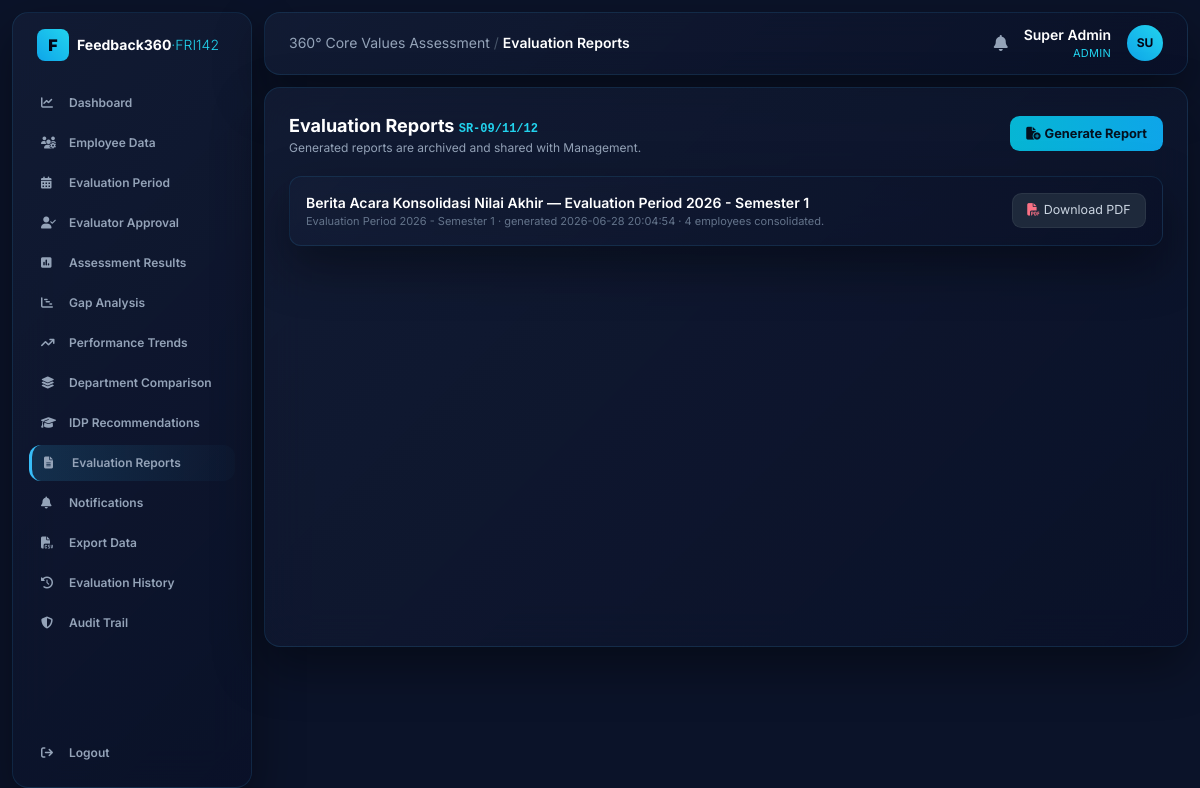
The app's page /reports (signed in) with its own data.
### tables this page shows
CREATE TABLE users (
    id INTEGER PRIMARY KEY AUTOINCREMENT,
    username TEXT UNIQUE NOT NULL,
    password_hash TEXT NOT NULL,
    display_name TEXT NOT NULL,
    role TEXT NOT NULL,                -- admin | hr | management | employee
    employee_id INTEGER REFERENCES employees(id)
);

CREATE TABLE reports (
    id INTEGER PRIMARY KEY AUTOINCREMENT,
    period_id INTEGER NOT NULL REFERENCES periods(id),
    title TEXT NOT NULL,
    summary TEXT,
    generated_at TEXT
);

CREATE TABLE periods (
    id INTEGER PRIMARY KEY AUTOINCREMENT,
    name TEXT NOT NULL,
    start_date TEXT,
    end_date TEXT,
    status TEXT NOT NULL DEFAULT 'draft'   -- draft | active | closed
);

### app.py (the view)
@app.route("/reports")
@require("admin", "hr", "management")
def reports():
    rows = g.db.execute(
        "SELECT rp.*, p.name AS period_name FROM reports rp "
        "JOIN periods p ON rp.period_id=p.id ORDER BY rp.id DESC").fetchall()
    return render_template("reports.html", rows=rows)

### app.py (called while the page is built)
@app.before_request
def load_user():
    g.db = get_db()
    g.user = None
    if "uid" in session:
        g.user = g.db.execute(
            "SELECT * FROM users WHERE id=?", (session["uid"],)
        ).fetchone()

def require(*roles):
    def deco(fn):
        @wraps(fn)
        def wrapper(*a, **kw):
            if not g.user:
                return redirect(url_for("login"))
            if roles and g.user["role"] not in roles:
                abort(403)
            return fn(*a, **kw)
        return wrapper
    return deco

@app.context_processor
def inject_globals():
    unread = 0
    if g.get("user"):
        unread = g.db.execute(
            "SELECT COUNT(*) c FROM notifications WHERE is_read=0 AND "
            "(target_role=? OR target_user_id=?)",
            (g.user["role"], g.user["id"]),
        ).fetchone()["c"]
    return dict(user=g.get("user"), VALUES=VALUES, VALUE_LABELS=VALUE_LABELS,
                TARGET=CORPORATE_TARGET, unread=unread)

### database.py (called while the page is built)
def get_db():
    conn = sqlite3.connect(DB_PATH)
    conn.row_factory = sqlite3.Row
    conn.execute("PRAGMA foreign_keys = ON")
    return conn

### templates/reports.html
{% extends "base.html" %}
{% block heading %}Evaluation Reports{% endblock %}
{% block body %}
<div class="flex items-center justify-between mb-5">
  <div><h2 class="text-lg font-bold text-white">Evaluation Reports <span class="text-xs text-cyan-400 font-mono">SR-09/11/12</span></h2>
    <p class="text-xs text-slate-400">Generated reports are archived and shared with Management.</p></div>
  {% if user['role'] in ['admin','hr'] %}
  <a href="{{ url_for('reports_generate') }}" class="btn"><i class="fa-solid fa-file-circle-plus mr-1"></i>Generate Report</a>{% endif %}
</div>
<div class="space-y-2">
{% for r in rows %}
  <div class="glossy rounded-xl p-4 flex items-center justify-between">
    <div>
      <div class="text-sm font-semibold text-white">{{ r['title'] }}</div>
      <div class="text-[11px] text-slate-500">{{ r['period_name'] }} · generated {{ r['generated_at'] }} · {{ r['summary'] }}</div>
    </div>
    <a href="{{ url_for('report_pdf',rid=r['id']) }}" target="_blank" class="btn-ghost"><i class="fa-solid fa-file-pdf mr-1 text-rose-400"></i>Download PDF</a>
  </div>
{% else %}<p class="text-sm text-slate-400">No reports archived yet.</p>{% endfor %}
</div>
{% endblock %}

### templates/base.html (shortened to what this page needs)
<!DOCTYPE html>
<html lang="en">
<head>
<script src="https://cdn.tailwindcss.com"></script>
<link rel="stylesheet" href="https://cdnjs.cloudflare.com/ajax/libs/font-awesome/6.4.0/css/all.min.css">
</head>
<body class="text-slate-200 min-h-screen">
{% if user %}
<div class="flex min-h-screen">
  <aside class="w-60 shrink-0 glossy m-3 rounded-2xl p-4 flex flex-col">
    <div class="flex items-center gap-2 px-2 mb-6">
      <div class="w-8 h-8 bg-gradient-to-tr from-sky-500 to-cyan-400 rounded-lg flex items-center justify-center text-slate-950 font-black">F</div>
      <span class="text-sm font-bold text-white leading-tight">Feedback360<span class="text-cyan-400 font-light">·FRI142</span></span>
    </div>
    {% set R = user['role'] %}
    <nav class="space-y-1 text-xs font-semibold flex-grow">
      {% macro link(ep,icon,label) %}
        <a href="{{ url_for(ep) }}" class="flex items-center gap-3 px-3 py-2.5 rounded-xl navlink {{ 'nav-active' if request.endpoint==ep }}">
          <i class="fa-solid {{ icon }} w-4"></i><span>{{ label }}</span></a>
      {% endmacro %}
      {% if R in ['admin','hr','management'] %}{{ link('dashboard','fa-chart-line','Dashboard') }}{% endif %}
      {% if R in ['admin','hr'] %}{{ link('employees','fa-users-gear','Employee Data') }}{% endif %}
      {% if R in ['admin','hr'] %}{{ link('periods','fa-calendar-days','Evaluation Period') }}{% endif %}
      {% if R in ['admin','hr'] %}{{ link('evaluators','fa-user-check','Evaluator Approval') }}{% endif %}
      {% if R in ['admin','hr','management'] %}{{ link('results','fa-square-poll-vertical','Assessment Results') }}{% endif %}
      {% if R in ['admin','hr','management'] %}{{ link('gap','fa-chart-gantt','Gap Analysis') }}{% endif %}
      {% if R in ['admin','hr','management'] %}{{ link('trends','fa-arrow-trend-up','Performance Trends') }}{% endif %}
      {% if R in ['admin','hr','management'] %}{{ link('departments','fa-layer-group','Department Comparison') }}{% endif %}
      {% if R in ['admin','hr','management'] %}{{ link('idp','fa-graduation-cap', 'IDP Summary' if R=='management' else 'IDP Recommendations') }}{% endif %}
      {% if R in ['admin','hr','management'] %}{{ link('reports','fa-file-lines','Evaluation Reports') }}{% endif %}
      {{ link('notifications','fa-bell','Notifications') }}
      {% if R in ['admin','hr'] %}<a href="{{ url_for('export_data') }}" class="flex items-center gap-3 px-3 py-2.5 rounded-xl navlink"><i class="fa-solid fa-file-csv w-4"></i><span>Export Data</span></a>{% endif %}
      {% if R in ['admin','hr','management'] %}{{ link('history','fa-clock-rotate-left','Evaluation History') }}{% endif %}
      {% if R in ['admin','hr'] %}{{ link('audit','fa-shield-halved','Audit Trail') }}{% endif %}
    </nav>
    <a href="{{ url_for('logout') }}" class="flex items-center gap-3 px-3 py-2.5 rounded-xl navlink text-xs font-semibold mt-2">
      <i class="fa-solid fa-arrow-right-from-bracket w-4"></i><span>Logout</span></a>
  </aside>
  <div class="flex-grow p-3 pl-0">
    <header class="glossy rounded-2xl px-6 py-3 flex justify-between items-center mb-3">
      <div class="text-sm text-slate-400">360° Core Values Assessment <span class="text-slate-600">/</span>
        <span class="text-white font-semibold">{{ self.heading() }}</span></div>
      <div class="flex items-center gap-4">
        <a href="{{ url_for('notifications') }}" class="relative text-slate-400 hover:text-white">
          <i class="fa-solid fa-bell"></i>
        </a>
        <div class="text-right">
          <div class="text-sm font-semibold text-white">{{ user['display_name'] }}</div>
          <div class="text-[11px] text-cyan-400 uppercase tracking-wide">{{ user['role'] }}</div>
        </div>
        <div class="w-9 h-9 rounded-full bg-gradient-to-tr from-sky-500 to-cyan-400 flex items-center justify-center text-slate-950 font-bold text-xs">
          {{ user['display_name'][:2]|upper }}</div>
      </div>
    </header>
    <main class="glossy rounded-2xl p-6 min-h-[70vh]">{% block body %}{% endblock %}</main>
  </div>
</div>
{% else %}{% block plain %}{% endblock %}{% endif %}
</body>
</html>

### templates/base.html (style rules this page uses)
body { font-family:'Inter',sans-serif;background:#0b1329 }
.glossy { background:linear-gradient(135deg,rgba(20,30,55,.75),rgba(10,17,40,.85)); backdrop-filter:blur(20px);border:1px solid rgba(56,189,248,.12); box-shadow:0 20px 50px rgba(0,0,0,.4) }
.nav-active { background:linear-gradient(90deg,rgba(56,189,248,.15),rgba(56,189,248,.02)); border-left:3px solid #38bdf8;color:#fff }
.navlink { color:#94a3b8 }
.btn { background:linear-gradient(90deg,#06b6d4,#0ea5e9);color:#04111f;font-weight:700; padding:.5rem 1rem;border-radius:.6rem;font-size:.8rem }
.btn-ghost { background:#1e293b;color:#cbd5e1;padding:.45rem .9rem;border-radius:.6rem;font-size:.78rem;border:1px solid rgba(255,255,255,.06) }

### records on screen
users: display_name "Super Admin", role "ADMIN", display_name "SU"
reports: title "Berita Acara Konsolidasi Nilai Akhir — Evaluation Period 2026 - Semester 1", period_name "Evaluation Period 2026 - Semester 1", generated_at "2026-06-28 20:04:54", summary "4 employees consolidated."
